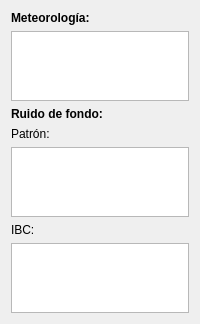
          <widget class="QWidget" name="ambientConditionsTab">
           <attribute name="title">
            <string>Condiciones Ambientales</string>
           </attribute>
           <layout class="QVBoxLayout" name="verticalLayout_6">
            <item>
             <widget class="QLabel" name="meteorologicLabel">
              <property name="font">
               <font>
                <weight>75</weight>
                <bold>true</bold>
               </font>
              </property>
              <property name="text">
               <string>Meteorología:</string>
              </property>
             </widget>
            </item>
            <item>
             <widget class="QTableView" name="ambientTable">
              <property name="sizeAdjustPolicy">
               <enum>QAbstractScrollArea::AdjustToContents</enum>
              </property>
             </widget>
            </item>
            <item>
             <widget class="QLabel" name="noiseLabel">
              <property name="font">
               <font>
                <weight>75</weight>
                <bold>true</bold>
               </font>
              </property>
              <property name="text">
               <string>Ruido de fondo:</string>
              </property>
             </widget>
            </item>
            <item>
             <widget class="QLabel" name="standardNoiseLabel">
              <property name="text">
               <string>Patrón:</string>
              </property>
             </widget>
            </item>
            <item>
             <widget class="QTableView" name="standardNoiseTable">
              <property name="sizeAdjustPolicy">
               <enum>QAbstractScrollArea::AdjustToContents</enum>
              </property>
             </widget>
            </item>
            <item>
             <widget class="QLabel" name="ibcNoiseLabel">
              <property name="text">
               <string>IBC:</string>
              </property>
             </widget>
            </item>
            <item>
             <widget class="QTableView" name="ibcNoiseTable">
              <property name="sizeAdjustPolicy">
               <enum>QAbstractScrollArea::AdjustToContents</enum>
              </property>
             </widget>
            </item>
           </layout>
          </widget>
